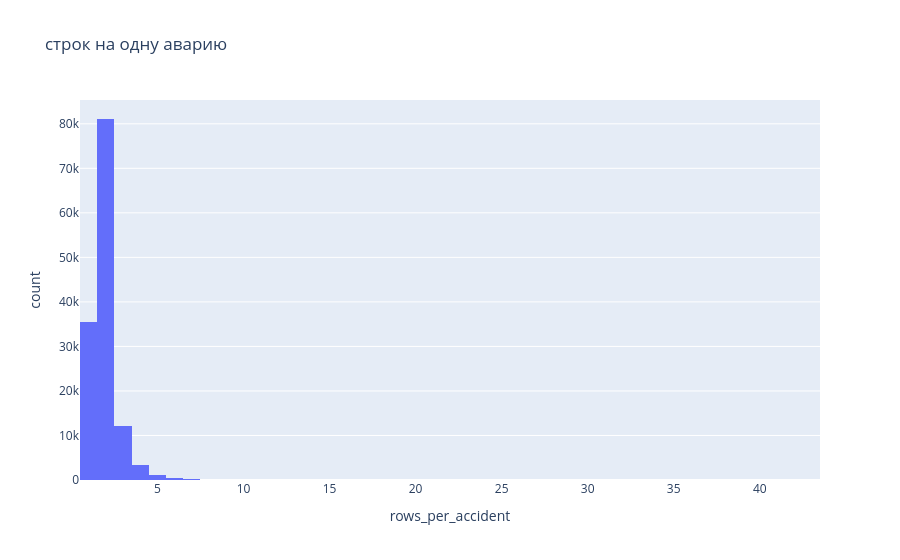

The notebook cell this image was saved under:
### Code cell
reports_count = df.groupby('localreportno').size().reset_index(name='rows_per_accident')
px.histogram(reports_count, x='rows_per_accident', title='строк на одну аварию')

### Figure 1 — Plotly figure (JSON) as saved in the notebook; plotly's stock layout.template omitted (floating-point values rounded to 4 significant figures; data arrays with more than 128 entries replaced by an {"elided": "..."} marker saying what was removed)
{"data": [{"bingroup": "x", "hovertemplate": "rows_per_accident=%{x}<br>count=%{y}<extra></extra>", "legendgroup": "", "marker": {"color": "#636efa", "pattern": {"shape": ""}}, "name": "", "orientation": "v", "showlegend": false, "type": "histogram", "x": {"elided": "133873 int values"}, "xaxis": "x", "yaxis": "y"}], "layout": {"barmode": "relative", "legend": {"tracegroupgap": 0}, "title": {"text": "строк на одну аварию"}, "xaxis": {"anchor": "y", "domain": [0, 1], "title": {"text": "rows_per_accident"}}, "yaxis": {"anchor": "x", "domain": [0, 1], "title": {"text": "count"}}}}
